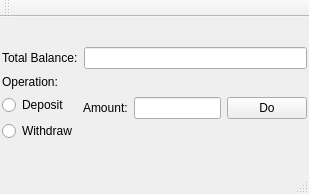
<?xml version="1.0" encoding="UTF-8"?>
<ui version="4.0">
 <class>MainWindow</class>
 <widget class="QMainWindow" name="MainWindow">
  <property name="geometry">
   <rect>
    <x>0</x>
    <y>0</y>
    <width>309</width>
    <height>194</height>
   </rect>
  </property>
  <property name="windowTitle">
   <string>MainWindow</string>
  </property>
  <widget class="QWidget" name="centralWidget">
   <layout class="QGridLayout" name="gridLayout_2">
    <property name="leftMargin">
     <number>0</number>
    </property>
    <property name="topMargin">
     <number>0</number>
    </property>
    <property name="rightMargin">
     <number>0</number>
    </property>
    <property name="bottomMargin">
     <number>0</number>
    </property>
    <property name="horizontalSpacing">
     <number>6</number>
    </property>
    <item row="0" column="0">
     <layout class="QGridLayout" name="gridLayout">
      <property name="sizeConstraint">
       <enum>QLayout::SetDefaultConstraint</enum>
      </property>
      <property name="leftMargin">
       <number>2</number>
      </property>
      <property name="topMargin">
       <number>2</number>
      </property>
      <property name="rightMargin">
       <number>2</number>
      </property>
      <property name="bottomMargin">
       <number>2</number>
      </property>
      <property name="horizontalSpacing">
       <number>6</number>
      </property>
      <item row="1" column="0">
       <layout class="QVBoxLayout" name="verticalLayout">
        <item>
         <widget class="QLabel" name="Operation">
          <property name="text">
           <string>Operation:</string>
          </property>
         </widget>
        </item>
        <item>
         <widget class="QRadioButton" name="deposit">
          <property name="text">
           <string>Deposit</string>
          </property>
         </widget>
        </item>
        <item>
         <widget class="QRadioButton" name="withdraw">
          <property name="text">
           <string>Withdraw</string>
          </property>
         </widget>
        </item>
       </layout>
      </item>
      <item row="1" column="1">
       <layout class="QHBoxLayout" name="horizontalLayout_2">
        <item>
         <widget class="QLabel" name="Amount">
          <property name="text">
           <string>Amount:</string>
          </property>
         </widget>
        </item>
        <item>
         <widget class="QLineEdit" name="Amount_Value"/>
        </item>
        <item>
         <widget class="QPushButton" name="buttonDo">
          <property name="text">
           <string>Do</string>
          </property>
         </widget>
        </item>
       </layout>
      </item>
      <item row="0" column="0" colspan="2">
       <layout class="QHBoxLayout" name="horizontalLayout">
        <item>
         <widget class="QLabel" name="TotalBalance">
          <property name="text">
           <string>Total Balance:</string>
          </property>
         </widget>
        </item>
        <item>
         <widget class="QLineEdit" name="TotalBalance_Value">
          <property name="alignment">
           <set>Qt::AlignRight|Qt::AlignTrailing|Qt::AlignVCenter</set>
          </property>
         </widget>
        </item>
       </layout>
      </item>
     </layout>
    </item>
   </layout>
  </widget>
  <widget class="QMenuBar" name="menuBar">
   <property name="geometry">
    <rect>
     <x>0</x>
     <y>0</y>
     <width>309</width>
     <height>21</height>
    </rect>
   </property>
  </widget>
  <widget class="QToolBar" name="mainToolBar">
   <attribute name="toolBarArea">
    <enum>TopToolBarArea</enum>
   </attribute>
   <attribute name="toolBarBreak">
    <bool>false</bool>
   </attribute>
  </widget>
  <widget class="QStatusBar" name="statusBar"/>
 </widget>
 <layoutdefault spacing="6" margin="11"/>
 <resources/>
 <connections/>
</ui>
